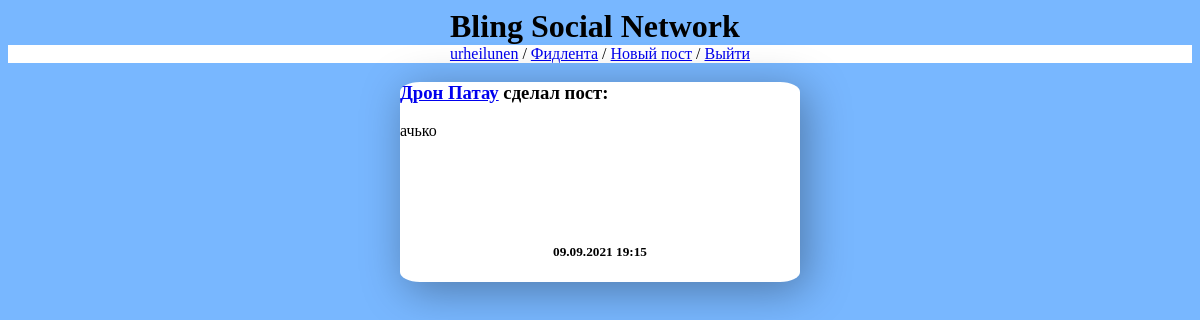
Page / (signed in) on the earlier database version.
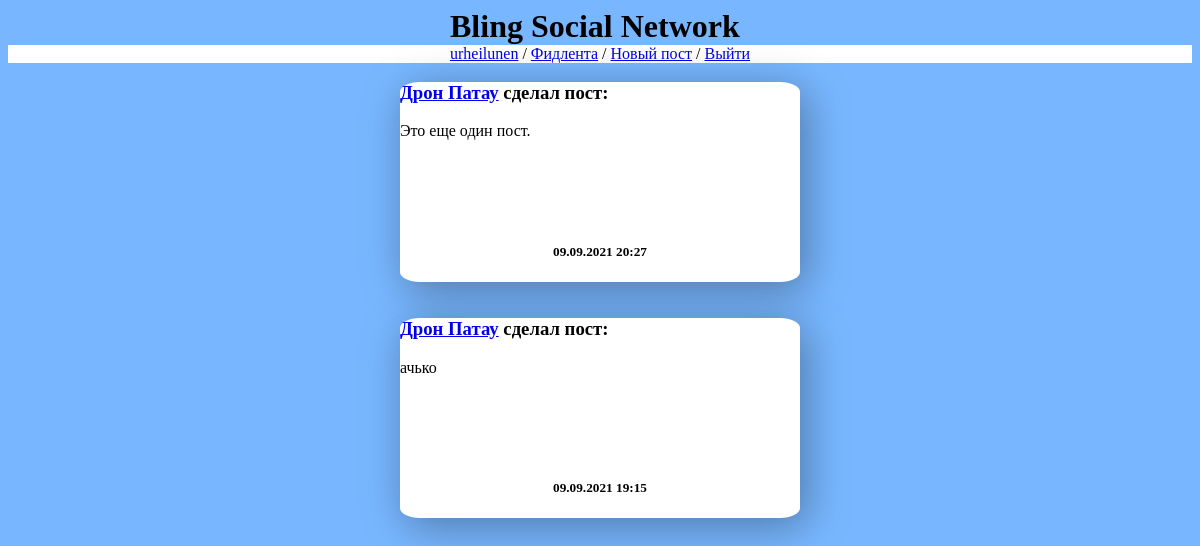
Same page on the later database version.
### bling/models.py (models this page shows, shortened)
class BlingPost(models.Model):
    text = models.TextField(null=True, blank=True, verbose_name='Текст')
    images = models.ForeignKey('BlingImage', on_delete=models.SET_NULL, null=True, blank=True, verbose_name='Изображения')
    author = models.ForeignKey(User, on_delete=models.CASCADE, related_name='posts', verbose_name='Автор', null=True)
    liked_by = models.ForeignKey(User, on_delete=models.DO_NOTHING, null=True, blank=True, verbose_name='Понравилось')
    created_on = models.DateTimeField(auto_now_add=True, verbose_name='Дата публикации')
    class Meta:
        verbose_name = 'Пост'
        verbose_name_plural = 'Посты'
        ordering = ['-created_on']

class Profile(models.Model):
    user = models.OneToOneField(User, on_delete=models.CASCADE)
    born_on = models.DateField(null=True, blank=True, verbose_name='Дата рождения')
    subscribers = models.ManyToManyField(User, blank=True, default=None, verbose_name='Подписчики', related_name='Подписчик')
    friends = models.ManyToManyField(User, blank=True, default=None, verbose_name='Друзья', related_name='Друг')
    profile_image = models.OneToOneField('BlingImage', default=None, null=True, blank=True, verbose_name='Ава', on_delete=models.SET_NULL)
    def __str__(self):
        if self.user.first_name or self.user.last_name:
            return self.user.first_name + ' ' + self.user.last_name
        else:
            return self.user.username
    class Meta:
        verbose_name = 'Профиль'
        verbose_name_plural = 'Профили'

### bling/views.py (the view)
# urls.py: path('', index, name='home'),
def index(request):
    blingposts = BlingPost.objects.all()
    context = {'blingposts': blingposts}
    return render(request, 'bling/index.html', context)

### bling/templates/bling/index.html (shortened to what this page needs)
{% extends "layout/basic.html" %}
{% block content %}
{% if user.is_authenticated %}
    {% if blingposts.0 %}
        {% for blingpost in blingposts %}
            <div class="post">
                <h3><a href="{% url 'user_profile' blingpost.author.username %}">{{ blingpost.author.profile }}</a> сделал пост:</h3>
                <p>{{ blingpost.text }}</p><br>
                <h5 class="PostDate">{{ blingpost.created_on|date:"d.m.Y H:i" }}</h5>
            </div><br>
        {% endfor %}
    {% else %}
        <p align="center">Тут пока нет постов...</p>
    {% endif %}
{% endif %}
{% endblock %}

Differences in the rows shown:
added BlingPost: author.profile "Дрон Патау", text "Это еще один пост.", created_on "09.09.2021 20:27"
